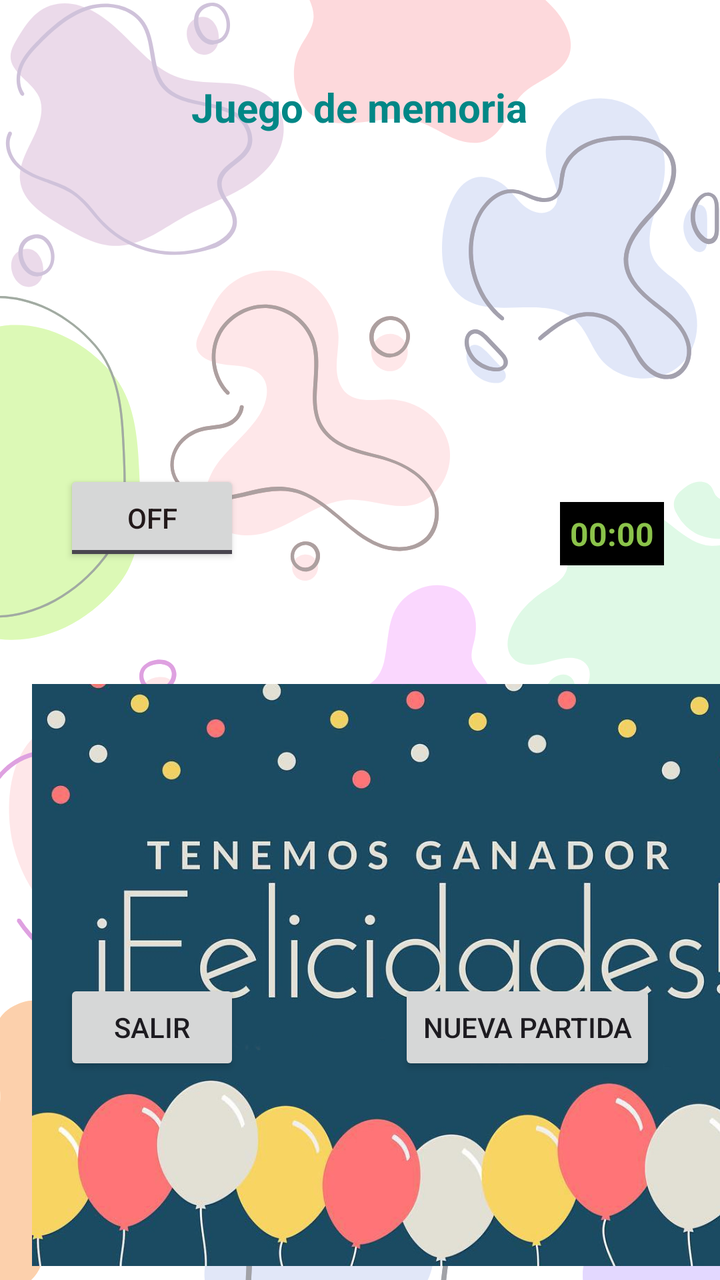
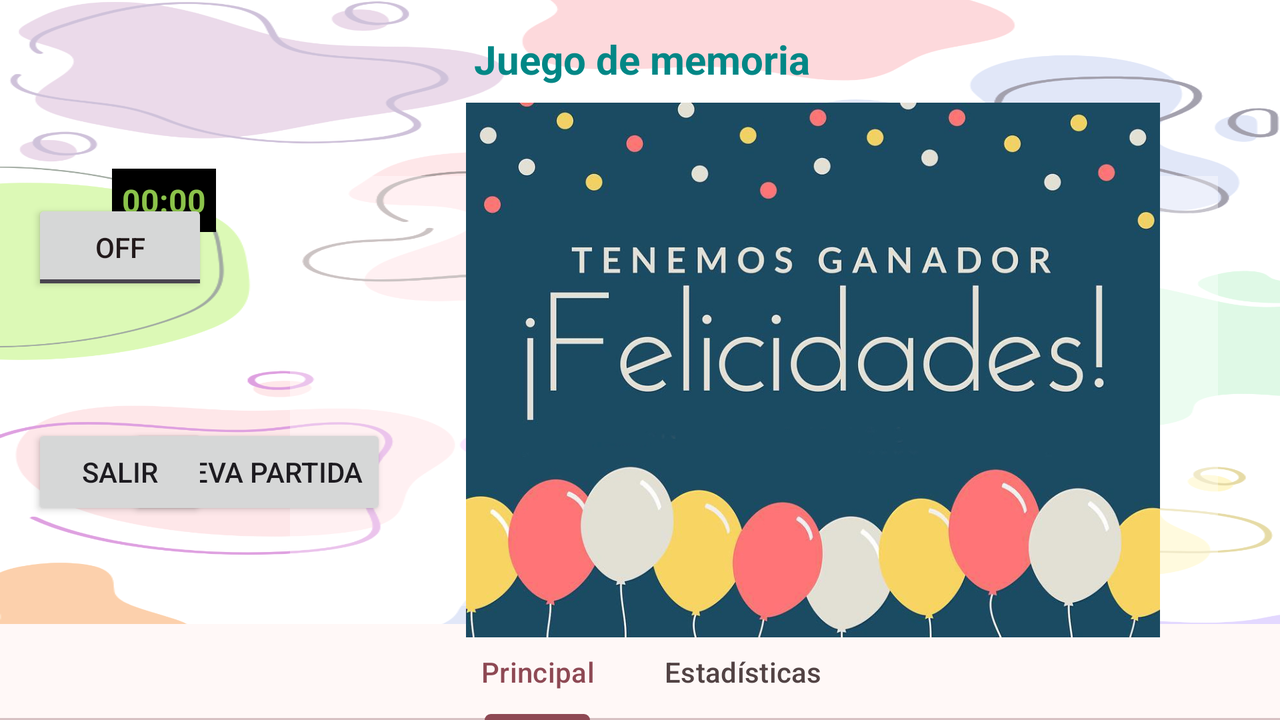

The same Android screen from two of the app's own layout files: first res/layout/ as a phone draws it, then the author's variant for another configuration, drawn on a device whose configuration selects that folder. Both files follow.
<!-- AndroidManifest.xml: application theme Theme.Tarea_Unidad_3 -->
<!-- res/layout/activity_main.xml -->
<?xml version="1.0" encoding="utf-8"?>
<androidx.constraintlayout.widget.ConstraintLayout xmlns:android="http://schemas.android.com/apk/res/android"
    xmlns:app="http://schemas.android.com/apk/res-auto"
    xmlns:tools="http://schemas.android.com/tools"
    android:id="@+id/main"
    android:layout_width="match_parent"
    android:layout_height="match_parent"
    android:background="@drawable/wallpaper"
    tools:context=".MainActivity" >

    <TextView
        android:id="@+id/titulo"
        android:layout_width="wrap_content"
        android:layout_height="wrap_content"
        android:layout_marginStart="176dp"
        android:layout_marginTop="40dp"
        android:layout_marginEnd="177dp"
        android:text="@string/titulo"
        android:textColor="@color/design_default_color_secondary_variant"
        android:textSize="20sp"
        android:textStyle="bold"
        app:layout_constraintEnd_toEndOf="parent"
        app:layout_constraintStart_toStartOf="parent"
        app:layout_constraintTop_toTopOf="parent" />

    <ImageView
        android:id="@+id/imageView"
        android:layout_width="37dp"
        android:layout_height="33dp"
        android:layout_marginStart="33dp"
        android:layout_marginTop="34dp"
        app:layout_constraintStart_toStartOf="parent"
        app:layout_constraintTop_toTopOf="parent"
        app:srcCompat="@drawable/juego_de_memoria" />

    <ImageView
        android:id="@+id/imageView2"
        android:layout_width="37dp"
        android:layout_height="33dp"
        android:layout_marginTop="34dp"
        android:layout_marginEnd="33dp"
        app:layout_constraintEnd_toEndOf="parent"
        app:layout_constraintTop_toTopOf="parent"
        app:srcCompat="@drawable/juego_de_memoria" />

    <ToggleButton
        android:id="@+id/toggleButton"
        android:layout_width="wrap_content"
        android:layout_height="wrap_content"
        android:layout_marginStart="32dp"
        android:layout_marginTop="168dp"
        android:textColor="@color/md_theme_onBackground_mediumContrast"
        app:layout_constraintStart_toStartOf="parent"
        app:layout_constraintTop_toBottomOf="@+id/imageView" />

    <androidx.recyclerview.widget.RecyclerView
        android:id="@+id/rvCartas"
        android:layout_width="match_parent"
        android:layout_height="wrap_content"
        android:layout_marginStart="31dp"
        android:layout_marginTop="308dp"
        android:layout_marginEnd="31dp"
        android:background="#5FFFFFFF"
        android:paddingLeft="5dp"
        android:paddingRight="5dp"
        android:paddingBottom="0dp"
        app:layout_constraintEnd_toEndOf="parent"
        app:layout_constraintHorizontal_bias="0.0"
        app:layout_constraintStart_toStartOf="parent"
        app:layout_constraintTop_toTopOf="parent" />

    <Button
        android:id="@+id/btn_salir"
        android:layout_width="wrap_content"
        android:layout_height="wrap_content"
        android:layout_marginStart="32dp"
        android:layout_marginTop="22dp"
        android:layout_marginBottom="30dp"
        android:text="@string/btn_salir"
        app:layout_constraintBottom_toBottomOf="parent"
        app:layout_constraintStart_toStartOf="parent"
        app:layout_constraintTop_toBottomOf="@+id/rvCartas"
        app:layout_constraintVertical_bias="0.688" />

    <Button
        android:id="@+id/btn_nuevaPartida"
        android:layout_width="wrap_content"
        android:layout_height="wrap_content"
        android:layout_marginTop="22dp"
        android:layout_marginEnd="32dp"
        android:layout_marginBottom="30dp"
        android:text="@string/btn_nueva_partida"
        app:layout_constraintBottom_toBottomOf="parent"
        app:layout_constraintEnd_toEndOf="parent"
        app:layout_constraintTop_toBottomOf="@+id/rvCartas"
        app:layout_constraintVertical_bias="0.688" />

    <Chronometer
        android:id="@+id/cronometro"
        android:layout_width="wrap_content"
        android:layout_height="wrap_content"
        android:layout_marginTop="184dp"
        android:layout_marginEnd="28dp"
        android:background="#000000"
        android:backgroundTint="#000000"
        android:padding="5dp"
        android:textColor="#8BC34A"
        android:textSize="16sp"
        android:textStyle="bold"
        app:layout_constraintEnd_toEndOf="parent"
        app:layout_constraintTop_toBottomOf="@+id/imageView2" />

    <ImageView
        android:id="@+id/partida_ganada"
        android:layout_width="378dp"
        android:layout_height="415dp"
        android:layout_marginStart="16dp"
        android:layout_marginTop="280dp"
        android:layout_marginEnd="16dp"
        app:layout_constraintEnd_toEndOf="parent"
        app:layout_constraintHorizontal_bias="0.0"
        app:layout_constraintStart_toStartOf="parent"
        app:layout_constraintTop_toTopOf="parent"
        app:srcCompat="@drawable/partida_ganada" />

</androidx.constraintlayout.widget.ConstraintLayout>
<!-- resources referenced by this layout -->
<resources>
  <color name="md_theme_onBackground_mediumContrast">#22191A</color>
  <string name="btn_nueva_partida">Nueva partida</string>
  <string name="btn_salir">Salir</string>
  <string name="titulo">Juego de memoria</string>
  <style name="Theme.Tarea_Unidad_3" parent="Base.Theme.Tarea_Unidad_3" />
  <color name="md_theme_primary">#8E4954</color>
  <color name="md_theme_onPrimary">#FFFFFF</color>
  <color name="md_theme_primaryContainer">#FFD9DD</color>
  <color name="md_theme_onPrimaryContainer">#3B0714</color>
  <color name="md_theme_secondary">#76565A</color>
  <color name="md_theme_onSecondary">#FFFFFF</color>
  <color name="md_theme_secondaryContainer">#FFD9DD</color>
  <color name="md_theme_onSecondaryContainer">#2C1518</color>
  <color name="md_theme_tertiary">#785831</color>
  <color name="md_theme_onTertiary">#FFFFFF</color>
  <color name="md_theme_tertiaryContainer">#FFDDB8</color>
  <color name="md_theme_onTertiaryContainer">#2A1700</color>
  <color name="md_theme_error">#BA1A1A</color>
  <color name="md_theme_onError">#FFFFFF</color>
  <color name="md_theme_errorContainer">#FFDAD6</color>
  <color name="md_theme_onErrorContainer">#410002</color>
  <color name="md_theme_background">#FFF8F7</color>
  <color name="md_theme_onBackground">#22191A</color>
  <color name="md_theme_surface">#FFF8F7</color>
  <color name="md_theme_onSurface">#22191A</color>
  <color name="md_theme_surfaceVariant">#F4DDDF</color>
  <color name="md_theme_onSurfaceVariant">#524344</color>
  <color name="md_theme_outline">#847374</color>
  <color name="md_theme_outlineVariant">#D7C1C3</color>
  <color name="md_theme_inverseSurface">#382E2F</color>
  <color name="md_theme_inverseOnSurface">#FEEDED</color>
  <color name="md_theme_inversePrimary">#FFB2BB</color>
  <color name="md_theme_primaryFixed">#FFD9DD</color>
  <color name="md_theme_onPrimaryFixed">#3B0714</color>
  <color name="md_theme_primaryFixedDim">#FFB2BB</color>
  <color name="md_theme_onPrimaryFixedVariant">#72333D</color>
  <color name="md_theme_secondaryFixed">#FFD9DD</color>
  <color name="md_theme_onSecondaryFixed">#2C1518</color>
  <color name="md_theme_secondaryFixedDim">#E5BDC0</color>
  <color name="md_theme_onSecondaryFixedVariant">#5C3F42</color>
  <color name="md_theme_tertiaryFixed">#FFDDB8</color>
  <color name="md_theme_onTertiaryFixed">#2A1700</color>
  <color name="md_theme_tertiaryFixedDim">#E9BF8F</color>
  <color name="md_theme_onTertiaryFixedVariant">#5E411B</color>
  <color name="md_theme_surfaceDim">#E7D6D7</color>
  <color name="md_theme_surfaceBright">#FFF8F7</color>
  <color name="md_theme_surfaceContainerLowest">#FFFFFF</color>
  <color name="md_theme_surfaceContainerLow">#FFF0F1</color>
  <color name="md_theme_surfaceContainer">#FBEAEA</color>
  <color name="md_theme_surfaceContainerHigh">#F6E4E5</color>
  <color name="md_theme_surfaceContainerHighest">#F0DEDF</color>
</resources>
<!-- res/layout-land/activity_main.xml (the author's variant of the layout above) -->
<!-- drawn on the phone turned sideways -->
<?xml version="1.0" encoding="utf-8"?>
<androidx.constraintlayout.widget.ConstraintLayout xmlns:android="http://schemas.android.com/apk/res/android"
    xmlns:app="http://schemas.android.com/apk/res-auto"
    xmlns:tools="http://schemas.android.com/tools"
    android:id="@+id/main"
    android:layout_width="match_parent"
    android:layout_height="match_parent"
    android:background="@drawable/wallpaper"
    tools:context=".MainActivity">

    <TextView
        android:id="@+id/titulo"
        android:layout_width="wrap_content"
        android:layout_height="wrap_content"
        android:layout_marginStart="176dp"
        android:layout_marginTop="16dp"
        android:layout_marginEnd="177dp"
        android:text="@string/titulo"
        android:textColor="@color/design_default_color_secondary_variant"
        android:textSize="20sp"
        android:textStyle="bold"
        app:layout_constraintEnd_toEndOf="parent"
        app:layout_constraintHorizontal_bias="0.514"
        app:layout_constraintStart_toStartOf="parent"
        app:layout_constraintTop_toTopOf="parent" />

    

    <ImageView
        android:id="@+id/imageView2"
        android:layout_width="37dp"
        android:layout_height="33dp"
        android:layout_marginTop="8dp"
        android:layout_marginEnd="28dp"
        android:contentDescription="@string/txt_contentDescription_icono_juego"
        app:layout_constraintEnd_toEndOf="parent"
        app:layout_constraintTop_toTopOf="parent"
        app:srcCompat="@drawable/juego_de_memoria" />

    <ImageView
        android:id="@+id/imageView"
        android:layout_width="37dp"
        android:layout_height="33dp"
        android:layout_marginStart="36dp"
        android:layout_marginTop="8dp"
        android:contentDescription="@string/txt_contentDescription_icono_juego"
        app:layout_constraintStart_toStartOf="parent"
        app:layout_constraintTop_toTopOf="parent"
        app:srcCompat="@drawable/juego_de_memoria" />

    <Button
        android:id="@+id/btn_nuevaPartida"
        android:layout_width="wrap_content"
        android:layout_height="wrap_content"
        android:layout_marginStart="90dp"
        android:layout_marginEnd="488dp"
        android:layout_marginBottom="100dp"
        android:text="@string/btn_nueva_partida"
        app:layout_constraintBottom_toBottomOf="parent"
        app:layout_constraintEnd_toEndOf="parent"
        app:layout_constraintStart_toStartOf="@+id/btn_salir" />

    <Button
        android:id="@+id/btn_salir"
        android:layout_width="wrap_content"
        android:layout_height="wrap_content"
        android:layout_marginStart="16dp"
        android:layout_marginBottom="100dp"
        android:text="@string/btn_salir"
        app:layout_constraintBottom_toBottomOf="parent"
        app:layout_constraintStart_toStartOf="parent" />

    <androidx.recyclerview.widget.RecyclerView
        android:id="@+id/rvCartas"
        android:layout_width="464dp"
        android:layout_height="215dp"
        android:layout_marginStart="31dp"
        android:layout_marginTop="88dp"
        android:layout_marginEnd="31dp"
        android:background="#5FFFFFFF"
        android:paddingLeft="5dp"
        android:paddingRight="5dp"
        android:paddingBottom="0dp"
        app:layout_constraintEnd_toEndOf="parent"
        app:layout_constraintHorizontal_bias="1.0"
        app:layout_constraintStart_toStartOf="parent"
        app:layout_constraintTop_toTopOf="parent" />

    <Chronometer
        android:id="@+id/cronometro"
        android:layout_width="wrap_content"
        android:layout_height="wrap_content"
        android:layout_marginEnd="532dp"
        android:layout_marginBottom="244dp"
        android:background="#000000"
        android:backgroundTint="#000000"
        android:padding="5dp"
        android:textColor="#8BC34A"
        android:textSize="16sp"
        android:textStyle="bold"
        app:layout_constraintBottom_toBottomOf="parent"
        app:layout_constraintEnd_toEndOf="parent" />

    <ToggleButton
        android:id="@+id/toggleButton"
        android:layout_width="wrap_content"
        android:layout_height="wrap_content"
        android:layout_marginStart="16dp"
        android:textColor="@color/md_theme_onBackground_mediumContrast"
        app:layout_constraintBottom_toBottomOf="parent"
        app:layout_constraintStart_toStartOf="parent"
        app:layout_constraintTop_toTopOf="parent"
        app:layout_constraintVertical_bias="0.319" />

    <com.google.android.material.tabs.TabLayout
        android:id="@+id/TabLayout"
        android:layout_width="match_parent"
        android:layout_height="wrap_content"
        app:layout_constraintBottom_toBottomOf="parent"
        app:layout_constraintEnd_toEndOf="parent"
        app:layout_constraintStart_toStartOf="parent">

        <com.google.android.material.tabs.TabItem
            android:id="@+id/tabItem2"
            android:layout_width="wrap_content"
            android:layout_height="wrap_content"
            android:text="Principal" />

        <com.google.android.material.tabs.TabItem
            android:id="@+id/tabItem"
            android:layout_width="wrap_content"
            android:layout_height="wrap_content"
            android:text="Estadísticas" />
    </com.google.android.material.tabs.TabLayout>

    <ImageView
        android:id="@+id/partida_ganada"
        android:layout_width="347dp"
        android:layout_height="354dp"
        android:layout_marginStart="16dp"
        android:layout_marginTop="8dp"
        android:layout_marginEnd="16dp"
        android:contentDescription="@string/txt_contentDescription_felicitacion"
        app:layout_constraintEnd_toEndOf="parent"
        app:layout_constraintHorizontal_bias="0.831"
        app:layout_constraintStart_toStartOf="parent"
        app:layout_constraintTop_toTopOf="parent"
        app:srcCompat="@drawable/partida_ganada" />

</androidx.constraintlayout.widget.ConstraintLayout>
<!-- resources referenced by the variant -->
<!-- as the phone turned sideways resolves them -->
<resources>
  <color name="md_theme_onBackground_mediumContrast">#22191A</color>
  <string name="btn_nueva_partida">Nueva partida</string>
  <string name="btn_salir">Salir</string>
  <string name="titulo">Juego de memoria</string>
  <string name="txt_contentDescription_felicitacion">Imagen que felicita al jugador una vez haya encontrado todas las parejas</string>
  <string name="txt_contentDescription_icono_juego">Icono que representa un juego de memoria</string>
  <style name="Theme.Tarea_Unidad_3" parent="Base.Theme.Tarea_Unidad_3" />
  <color name="md_theme_primary">#8E4954</color>
  <color name="md_theme_onPrimary">#FFFFFF</color>
  <color name="md_theme_primaryContainer">#FFD9DD</color>
  <color name="md_theme_onPrimaryContainer">#3B0714</color>
  <color name="md_theme_secondary">#76565A</color>
  <color name="md_theme_onSecondary">#FFFFFF</color>
  <color name="md_theme_secondaryContainer">#FFD9DD</color>
  <color name="md_theme_onSecondaryContainer">#2C1518</color>
  <color name="md_theme_tertiary">#785831</color>
  <color name="md_theme_onTertiary">#FFFFFF</color>
  <color name="md_theme_tertiaryContainer">#FFDDB8</color>
  <color name="md_theme_onTertiaryContainer">#2A1700</color>
  <color name="md_theme_error">#BA1A1A</color>
  <color name="md_theme_onError">#FFFFFF</color>
  <color name="md_theme_errorContainer">#FFDAD6</color>
  <color name="md_theme_onErrorContainer">#410002</color>
  <color name="md_theme_background">#FFF8F7</color>
  <color name="md_theme_onBackground">#22191A</color>
  <color name="md_theme_surface">#FFF8F7</color>
  <color name="md_theme_onSurface">#22191A</color>
  <color name="md_theme_surfaceVariant">#F4DDDF</color>
  <color name="md_theme_onSurfaceVariant">#524344</color>
  <color name="md_theme_outline">#847374</color>
  <color name="md_theme_outlineVariant">#D7C1C3</color>
  <color name="md_theme_inverseSurface">#382E2F</color>
  <color name="md_theme_inverseOnSurface">#FEEDED</color>
  <color name="md_theme_inversePrimary">#FFB2BB</color>
  <color name="md_theme_primaryFixed">#FFD9DD</color>
  <color name="md_theme_onPrimaryFixed">#3B0714</color>
  <color name="md_theme_primaryFixedDim">#FFB2BB</color>
  <color name="md_theme_onPrimaryFixedVariant">#72333D</color>
  <color name="md_theme_secondaryFixed">#FFD9DD</color>
  <color name="md_theme_onSecondaryFixed">#2C1518</color>
  <color name="md_theme_secondaryFixedDim">#E5BDC0</color>
  <color name="md_theme_onSecondaryFixedVariant">#5C3F42</color>
  <color name="md_theme_tertiaryFixed">#FFDDB8</color>
  <color name="md_theme_onTertiaryFixed">#2A1700</color>
  <color name="md_theme_tertiaryFixedDim">#E9BF8F</color>
  <color name="md_theme_onTertiaryFixedVariant">#5E411B</color>
  <color name="md_theme_surfaceDim">#E7D6D7</color>
  <color name="md_theme_surfaceBright">#FFF8F7</color>
  <color name="md_theme_surfaceContainerLowest">#FFFFFF</color>
  <color name="md_theme_surfaceContainerLow">#FFF0F1</color>
  <color name="md_theme_surfaceContainer">#FBEAEA</color>
  <color name="md_theme_surfaceContainerHigh">#F6E4E5</color>
  <color name="md_theme_surfaceContainerHighest">#F0DEDF</color>
</resources>
